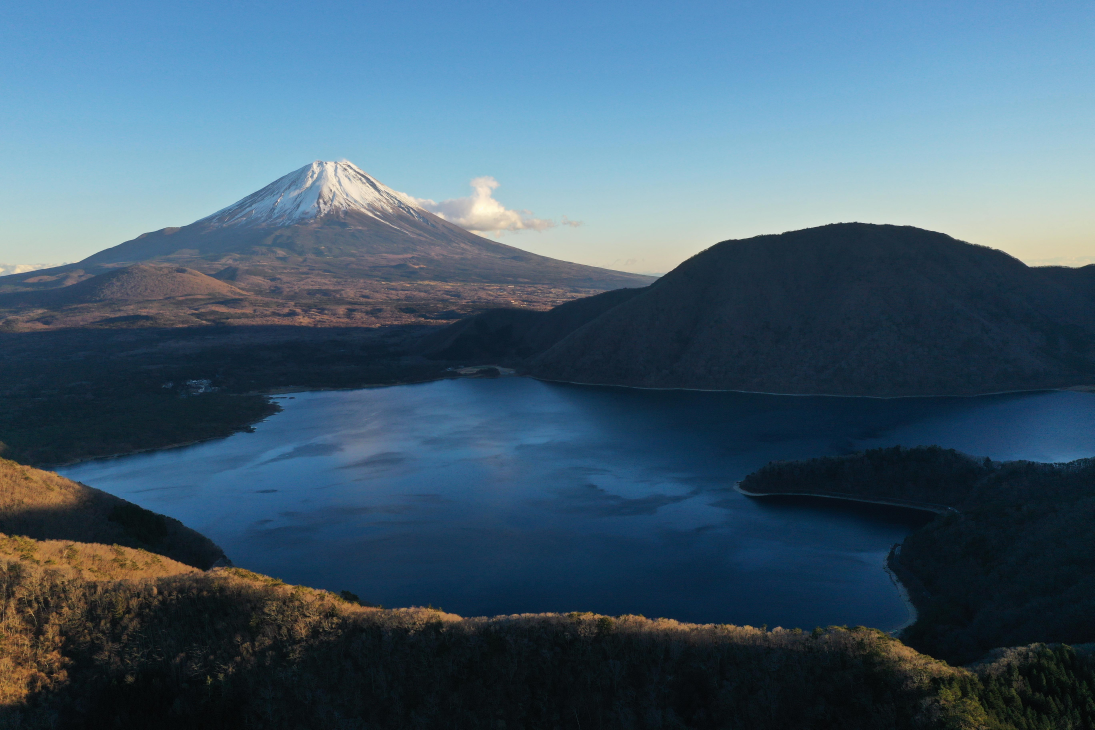
#> input picture mountain.jpg, 5472 x 3648 px (shown at 1/5 size)
$ jupyter execute --allow-errors dct_dwt_watermark_imp.ipynb   (older library calls are emulated)
#> lines starting #> are read from the running program, lines starting #| are printed output that depends on the picture; long printed decimals are rounded
[cell 1]
import numpy as np
import pywt
import os
import cv2
from PIL import Image
from scipy.fftpack import dct
from scipy.fftpack import idct
from matplotlib import pyplot as plt
from pywt._doc_utils import wavedec2_keys, draw_2d_wp_basis

[cell 2]
image = 'mountain.jpg'
watermark = 'watermark.jpeg'

[cell 3]
def image_resize(image_name, size):
    img = Image.open(image_name).resize((size, size), 1)
    img_gray = img.convert('L')
    img_rgb = img.convert('RGB')
    image_name2 = 'rgb_'+str(image_name)
    img_gray.save('./dataset/' + image_name)
    img_rgb.save('./dataset/' + image_name2)


    image_array = np.array(img_gray.getdata(), dtype=np.float).reshape((size, size))
    image_array_rgb = np.array(img_rgb.getdata(), dtype=np.float).reshape((size, size,3))

    return img, image_array, image_array_rgb

[cell 4]
# [30 lines left out: function mul_wavelet_dec, not called in this run]

[cell 5]
def process_coefficients(imArray, model, level):

    coeffs=pywt.wavedec2(data = imArray, wavelet = model, level = level)
    coeffs_H=list(coeffs)

    return coeffs_H

[cell 6]
def apply_dct(image_array):
    size = image_array[0].__len__()
    all_subdct = np.empty((size, size))
    for i in range (0, size, 8):
        for j in range (0, size, 8):
            subpixels = image_array[i:i+8, j:j+8]
            subdct = dct(dct(subpixels.T, norm="ortho").T, norm="ortho")
            all_subdct[i:i+8, j:j+8] = subdct

    return all_subdct

[cell 7]
# [9 lines left out: function inverse_dct, not called in this run]

[cell 8]
# [16 lines left out: function embed_watermark, not called in this run]

[cell 9]
def print_image_from_array(image_array, name):

    image_array_copy = image_array.clip(0, 255)
    image_array_copy = image_array_copy.astype("uint8")
    img = Image.fromarray(image_array_copy)
    img.save('./result/' + name)
    return img

[cell 10]
# [27 lines left out: functions get_watermark, recover_watermark, not called in this run]

# Blind Watermarking
In this scenario which is the combination between the wavelet transform and discreate cosine transform. At first, we do the level 2 wavelet tranform for the image and choose the aa component to apply DCT. After we have DCT image, we embedded the watermark image to this domain. Then we get the watermarked image.

The image below is the example of the wavelet transform with level 1, 2 and 3 decomposition. The result from pywt.wavedec2 is the array of the image which separate in each section. Example, assume we have 2D coeffcient c from a level 2 transfrom, so we get

[cell 11]
model = 'haar'
level = 1
wm_size = 64
ori_img, image_array, image_array_rgb = image_resize(image, 2048)
#> in image_resize, `img = Image.open(image_name).resize((size, size), 1)`:
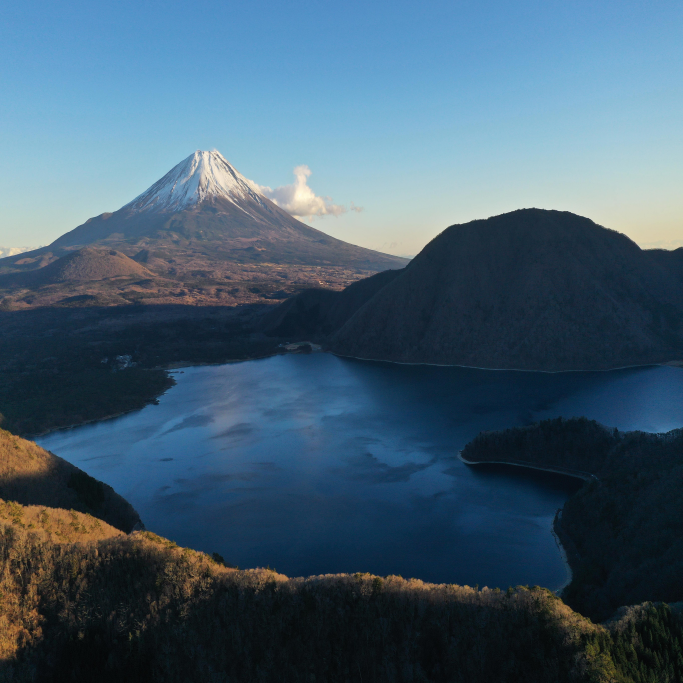
#> img: PIL image 2048x2048 RGB (shown at 1/3 size); mean R, G, B 67.1, 93.2, 111.6
#> in image_resize, `img_gray = img.convert('L')`:
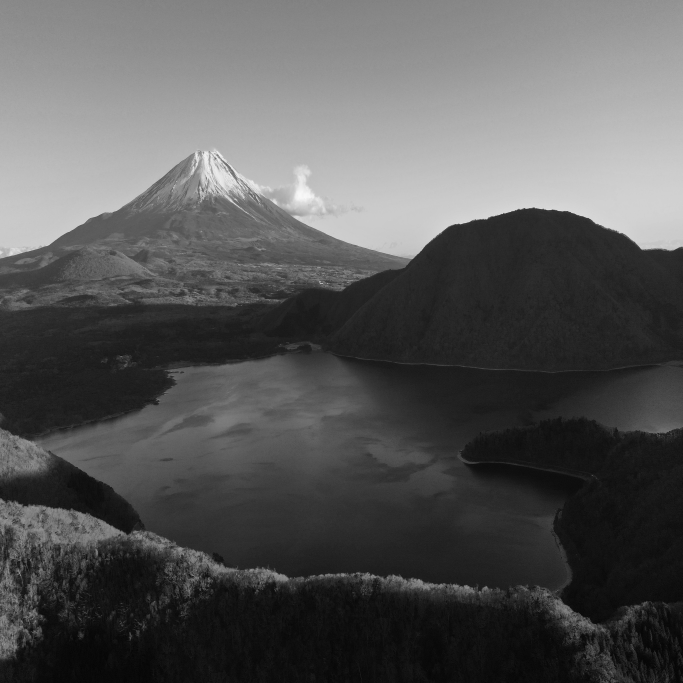
#> img_gray: PIL image 2048x2048 L (shown at 1/3 size); min 0, max 252, mean 87.5

#mul_wavelet_dec(image_array)
#plt.imshow(image_array)

[cell 12]
coeffs_image = process_coefficients(image_array_rgb[:,:,2], model, level=level)
#> in process_coefficients, `coeffs=pywt.wavedec2(data = imArray, wavelet = model, level = level)`: coeffs = 2 items
#> coeffs_image = 2 items
coeffs_image_l2 = process_coefficients(coeffs_image[1][0], model, level=level)
#> coeffs_image_l2 = 2 items

Now we apply the DCT with the coeffs_image[0] which is the aa component in the above image.

[cell 13]
before_wm = apply_dct(coeffs_image_l2[0])
#> in apply_dct, `size = image_array[0].__len__()`: size = 512
#> after the loop in apply_dct, `for i in range (0, size, 8):`:
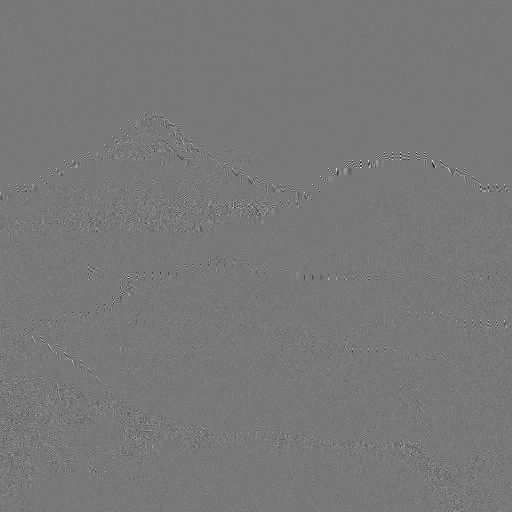
#> all_subdct: shape (512, 512) float64; min -101.3, max 112.7, mean 0; drawn with min black and max white
# [4 lines of commented-out code are left out]

#> (a cell that did not finish here is left out)

watermark_array = watermark_array/255
after_wm = embed_watermark(watermark_array, before_wm)
# [4 lines of commented-out code are left out]

[cell 15]
coeffs_image_l2_temp = coeffs_image_l2
#> coeffs_image_l2_temp = 2 items
#> (the rest of this cell did not finish here and is left out)

#> (a cell that did not finish here is left out)

[cell 17]
#rgb formulate
image_wm_array_rgb = np.zeros((2048,2048,3))
#> (the rest of this cell did not finish here and is left out)

[cell 18]
img_with_wm = print_image_from_array(image_wm_array_rgb, 'image_with_watermark.png')
#> in print_image_from_array, `img = Image.fromarray(image_array_copy)`: img: PIL image 2048x2048 RGB; every value is 0
#> image_wm_array_rgb: shape (2048, 2048, 3) float64; every value is 0
fig, axes = plt.subplots(1, 2, figsize=[18, 10])
axes[0].imshow(ori_img)
axes[0].set_title("Image with Watermark")
axes[0].set_axis_off()

axes[1].imshow(img_with_wm)
axes[1].set_title("Original Image")
axes[1].set_axis_off()
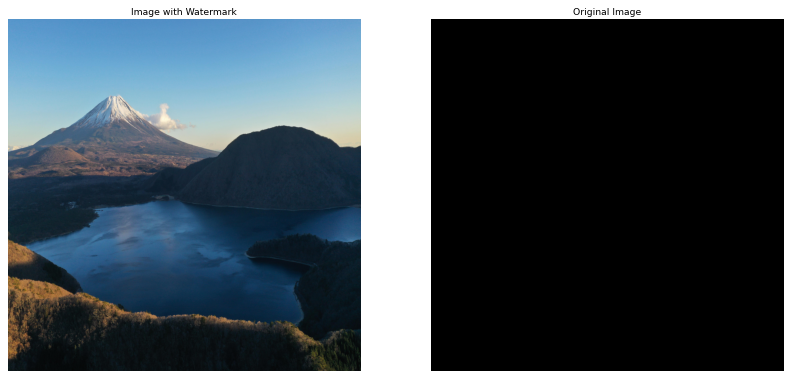
#> figure drawn by matplotlib, 2 panels

#> (a cell that did not finish here is left out)

#> (a cell that did not finish here is left out)

[cell 21]
import math
def psnr(img1, img2):
    mse = np.mean( (img1 - img2) ** 2 )
    if mse == 0:
        return 100
    PIXEL_MAX = 255.0
    return 20 * math.log10(PIXEL_MAX / math.sqrt(mse))

d = psnr(image_array_rgb,image_wm_array_rgb)
#> in psnr, `mse = np.mean( (img1 - img2) ** 2 )`: mse = 12994.4
#> d = 6.99
print(d)
#| 6.993
